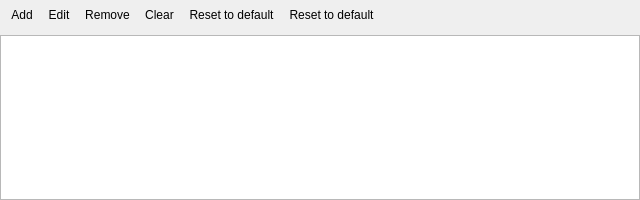
<?xml version="1.0" encoding="UTF-8"?>
<ui version="4.0">
 <class>pEnvironmentVariablesEditor</class>
 <widget class="QWidget" name="pEnvironmentVariablesEditor">
  <property name="geometry">
   <rect>
    <x>0</x>
    <y>0</y>
    <width>640</width>
    <height>200</height>
   </rect>
  </property>
  <property name="windowTitle">
   <string>pEnvironment Variables Editor</string>
  </property>
  <layout class="QVBoxLayout" name="verticalLayout">
   <property name="margin">
    <number>0</number>
   </property>
   <item>
    <widget class="QToolBar" name="tbActions">
     <addaction name="aAdd"/>
     <addaction name="aEdit"/>
     <addaction name="aRemove"/>
     <addaction name="aClear"/>
     <addaction name="aResetDefault"/>
     <addaction name="aResetSystem"/>
    </widget>
   </item>
   <item>
    <widget class="QTreeView" name="tvVariables"/>
   </item>
  </layout>
  <action name="aAdd">
   <property name="icon">
    <iconset resource="../../monkey/src/resources/resources.qrc">
     <normaloff>:/listeditor/icons/listeditor/add.png</normaloff>:/listeditor/icons/listeditor/add.png</iconset>
   </property>
   <property name="text">
    <string>Add</string>
   </property>
   <property name="toolTip">
    <string>Add a new variable</string>
   </property>
  </action>
  <action name="aEdit">
   <property name="icon">
    <iconset resource="../../monkey/src/resources/resources.qrc">
     <normaloff>:/listeditor/icons/listeditor/edit.png</normaloff>:/listeditor/icons/listeditor/edit.png</iconset>
   </property>
   <property name="text">
    <string>Edit</string>
   </property>
   <property name="toolTip">
    <string>Edit the selected variable</string>
   </property>
  </action>
  <action name="aRemove">
   <property name="icon">
    <iconset resource="../../monkey/src/resources/resources.qrc">
     <normaloff>:/listeditor/icons/listeditor/remove.png</normaloff>:/listeditor/icons/listeditor/remove.png</iconset>
   </property>
   <property name="text">
    <string>Remove</string>
   </property>
   <property name="toolTip">
    <string>Remove the selected variable</string>
   </property>
  </action>
  <action name="aClear">
   <property name="icon">
    <iconset resource="../../monkey/src/resources/resources.qrc">
     <normaloff>:/listeditor/icons/listeditor/clear.png</normaloff>:/listeditor/icons/listeditor/clear.png</iconset>
   </property>
   <property name="text">
    <string>Clear</string>
   </property>
   <property name="toolTip">
    <string>Clear all variables</string>
   </property>
  </action>
  <action name="aResetSystem">
   <property name="icon">
    <iconset resource="../../monkey/src/resources/resources.qrc">
     <normaloff>:/file/icons/file/restore.png</normaloff>:/file/icons/file/restore.png</iconset>
   </property>
   <property name="text">
    <string>Reset to default</string>
   </property>
   <property name="toolTip">
    <string>Reset to system variables</string>
   </property>
  </action>
  <action name="aResetDefault">
   <property name="icon">
    <iconset resource="../../monkey/src/resources/resources.qrc">
     <normaloff>:/file/icons/file/reload.png</normaloff>:/file/icons/file/reload.png</iconset>
   </property>
   <property name="text">
    <string>Reset to default</string>
   </property>
   <property name="toolTip">
    <string>Reset to default variables</string>
   </property>
  </action>
 </widget>
 <resources>
  <include location="../../monkey/src/resources/resources.qrc"/>
 </resources>
 <connections/>
</ui>
